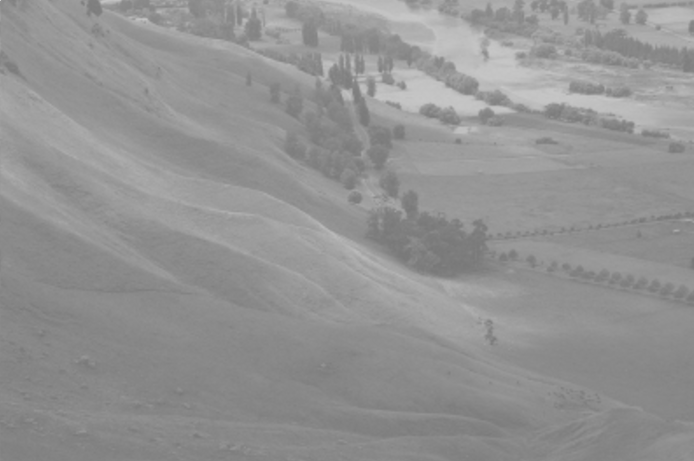
#> input picture image.png, 694 x 461 px
$ jupyter execute hist_flatten.ipynb
#> lines starting #> are read from the running program, lines starting #| are printed output that depends on the picture
#> further down, image is the input picture: shape (461, 694, 3) float32; min 0.467, max 0.804, mean 0.576
### ops.py
import numpy as np

# [391 lines left out: functions k_means, freq_filter, contrast, HSV2img, get_HSV, get_HSI and 7 more, not called in this run]

def rgb2gray(rgbimg, option = 0):
    '''
    Arg :
        rgbimg - 3D array [height, weight, 3]
        option - int 0, 1, 2
            option 0
                Y = (Red + Green + Blue)/3
            option 1
                Y = Red * 0.2126 + Geeen * 0.7152 + Blue * 0.0722
            option 2
                Y = Red * 0.299 + Green * 0.587  + Blue * 0.114
    Return :
        grayimg - 2D array [height, weight]
    '''
#> called with option = 0
    row, col, _= rgbimg.shape
#> row = 461; col = 694
    grayimg = np.zeros((row, col))
    option0 = [1/3, 1/3, 1/3]
    option1 = [0.2126, 0.7152, 0.0722]
    option2 = [0.299, 0.587, 0.144]
    weight = [option0, option1, option2]

    for i in range(row):
        for j in range(col):
            grayimg[i][j] = weight[option][0]*rgbimg[i][j][0] + weight[option][1]*rgbimg[i][j][1] + weight[option][2]*rgbimg[i][j][2]

    return grayimg

def get_histogram(gr_img):
    row, col = gr_img.shape
    hist = np.zeros(256, dtype =int)
    for i in range(row):
        for j in range(col):
            hist[int(gr_img[i][j]*255)]+=1
    return hist

def flatten_img(gr_img, option = False):
    '''
    Arg :
        gr_img - gray image [height, width]
    result :
        flat-image - flatten with histogram [height, weight]
    '''
#> called with option = True
    row, col = gr_img.shape
#> row = 461; col = 694
    image_size = row*col
#> image_size = 319934

    cum_hist = np.zeros(256, dtype = int)
    norm_cum_hist = np.zeros(256)
    flat_image = np.zeros((row,col))
    hist = get_histogram(gr_img)
#> hist = 256 values, max 14303 at index 136, min 0 at index 0, mean 1249.7

    cum_hist[0] = hist[0]

    for i in range(1, 256):
        cum_hist[i]=cum_hist[i-1]+hist[i]
#> after the loop, cum_hist = 256 values from 0 to 319934

    for i in range(256):
        norm_cum_hist[i] = float(cum_hist[i])/image_size
#> after the loop, norm_cum_hist = 256 values from 0 to 1

    for i in range(row):
        for j in range(col):
            flat_image[i][j] = norm_cum_hist[int(gr_img[i][j]*255)]
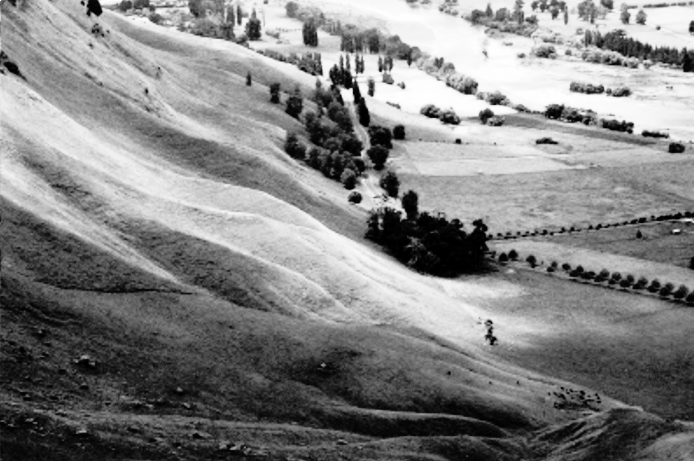
#> flat_image: shape (461, 694) float64; min 3.13e-06, max 1, mean 0.513

    hist2 = get_histogram(flat_image)
#> hist2 = 256 values, max 14303 at index 62, min 0 at index 4, mean 1249.7

    if option:
        return hist, cum_hist, norm_cum_hist, hist2, flat_image
    else :
        return flat_image

### hist_flatten.ipynb
[cell 1]
import matplotlib.pyplot as plt
from ops import rgb2gray
from ops import flatten_img

[cell 2]
image = plt.imread('./image.png')
gray_image = rgb2gray(image, option = 0)

[cell 3]
hist, cum_hist, norm_cum_hist, hist2, flat_image = flatten_img(gray_image, option = True)
#> cum_hist = 256 values from 0 to 319934; norm_cum_hist = 256 values from 0 to 1

[cell 4]
fig = plt.figure(figsize=(17,17))
ax1 = fig.add_subplot(2, 2, 1)
ax2 = fig.add_subplot(2, 2, 2)
ax3 = fig.add_subplot(2, 2, 3)
ax4 = fig.add_subplot(2, 2, 4)
ax1.plot(hist, 'r-')
ax1.set_title("histogram")
ax2.plot(cum_hist, 'g-')
ax2.set_title("cumul_histogram")
ax3.plot(norm_cum_hist, 'b-')
ax3.set_title("Normed_cum_histogram")
ax4.plot(hist2, 'k-')
ax4.set_title("flat_histogram")
plt.tight_layout()
plt.show()
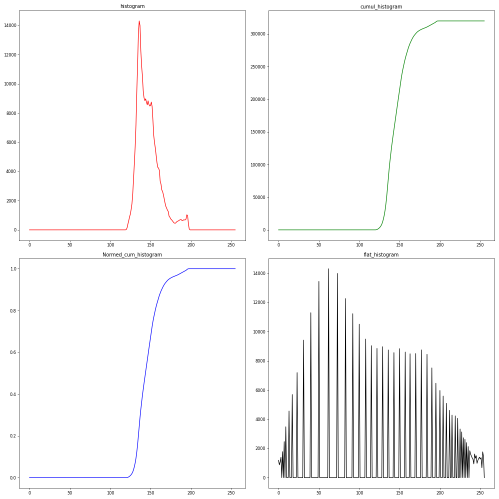
#> figure drawn by matplotlib, 4 panels; panel 1: curve peaks at x = 136, y = 14303; panel 2: curve peaks at x = 205, y = 319934; panel 3: curve peaks at x = 205, y = 1; panel 4: curve peaks at x = 62, y = 14303

[cell 5]
fig = plt.figure(figsize=(17,17))
ax1 = fig.add_subplot(1, 2, 1)
ax2 = fig.add_subplot(1, 2, 2)
ax1.imshow(gray_image, cmap='gray')
ax1.set_axis_off()
ax2.imshow(flat_image, cmap='gray')
ax2.set_axis_off()
plt.show()
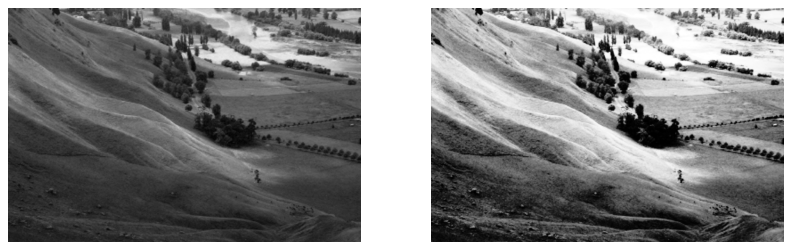
#> figure drawn by matplotlib, 2 panels
